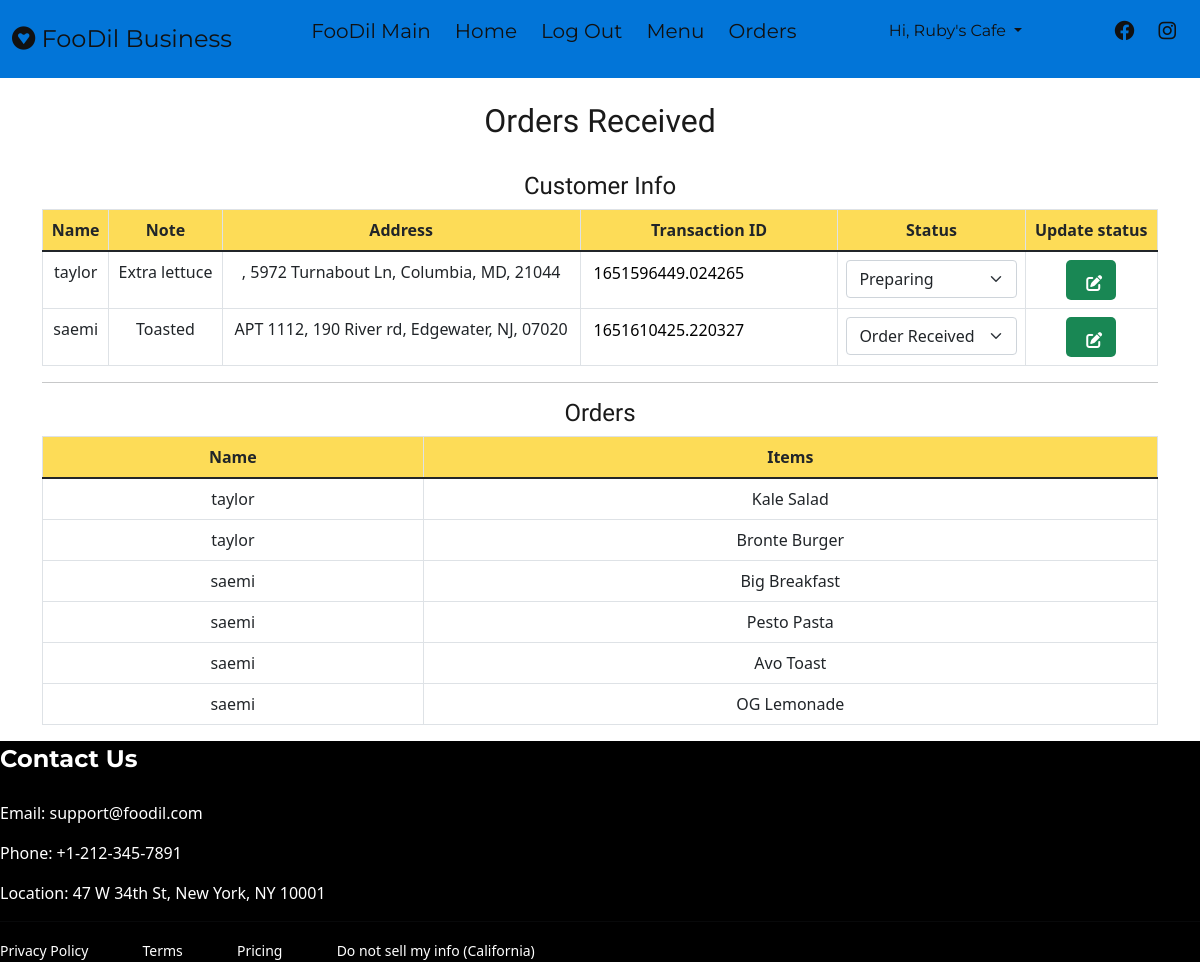
Page /restaurant/orders/ (signed in) on the committed database.
### restaurant/models.py (models this page shows, shortened)
class Restaurant_Account(models.Model):
    user = models.OneToOneField(User, on_delete=models.CASCADE)
    is_customer = models.BooleanField(default=False)
    is_restaurant = models.BooleanField(default=True)
    restaurantID = models.AutoField(primary_key=True)
    name = models.CharField(max_length=200)
    isActive = models.BooleanField(default=True)
    image = models.ImageField(upload_to='images/', blank=True)
    phoneNumberRegex = RegexValidator(regex = r"^(?:(?:\+?1\s*(?:[.-]\s*)?)?(?:\(\s*([2-9]1[02-9]|[2-9][02-8]1|[2-9][02-8][02-9])\s*\)|([2-9]1[02-9]|[2-9][02-8]1|[2-9][02-8][02-9]))\s*(?:[.-]\s*)?)?([2-9]1[02-9]|[2-9][02-9]1|[2-9][02-9]{2})\s*(?:[.-]\s*)?([0-9]{4})(?:\s*(?:#|x\.?|ext\.?|extension)\s*(\d+))?$")
    phone = models.CharField(validators = [phoneNumberRegex], max_length = 12, unique = True)
    website = models.URLField(blank=True)
    country = models.CharField(max_length=50)

class Menu(models.Model):
    restaurantID = models.ForeignKey(Restaurant_Account, on_delete=models.CASCADE, default=None, null=True)
    item = models.CharField(max_length=100)
    itemImage = models.ImageField(upload_to='images/', blank=True)
    price = models.DecimalField(max_digits=6, decimal_places=2)
    category = models.CharField(
        max_length=20,
        choices=CHOICES)
    def __str__(self):
        return self.item

### customer/models.py (models this page shows, shortened)
class DeliveryAddress(models.Model):
    username = models.ForeignKey(Customer_Account, on_delete=models.SET_NULL, null=True)
    order = models.ForeignKey(Order, on_delete=models.SET_NULL, blank=True, null=True)
    address_1 = models.CharField(max_length=200)
    address_2 = models.CharField(max_length=100)
    city = models.CharField(max_length=100)
    state = models.CharField(
        max_length=50,
        choices=[('', 'Choose state'),('AL', 'Alabama'),('AK', 'Alaska'),('AZ', 'Arizona'),('AR', 'Arkansas'),('CA', 'California'),('CO', 'Colorado'),('CT', 'Conneticut'),('DE', 'Delaware'),('DC', 'Dist. of Columbia'),('FL', 'Florida'),('GA', 'Georgia'),('GU', 'Guam'),('HI', 'Hawaii'),('ID', 'Idaho'),('IL', 'Illinois'),('IN', 'Indiana'),('IA', 'Iowa'),('KS', 'Kansas'),('KY', 'Kentucky'),('LA', 'Louisiana'),('ME', 'Maine'),('MD', 'Maryland'),('MA', 'Massachusetts'),('MI', 'Michigan'),('MIN', 'Minnesota'),('MS', 'Mississippi'),('MO', 'Missouri'),('MT', 'Montana'),('NE', 'Nebraska'),('NV', 'Nervada'),('NH', 'New Hampshire'),('NJ', 'New Jersey'),('NM', 'New Mexico'),('NY', 'New York'),('NC', 'North Carolina'),('ND', 'North Dakota'),('OH', 'Ohio'),('OK', 'Oklahoma'),('OR', 'Oregon'),('PA', 'Pennsylvania'),('RI', 'Rhode Island'),('SC', 'South Carolina'),('SD', 'South Dakota'),('TN', 'Tennessee'),('TX', 'Texas'),('UT', 'Utha'),('VT', 'Vermont'),('VA', 'Virginia'),('WA', 'Washington'),('WV', 'West Virginia'),('WI', 'Wisconsin'),('WY', 'Wyoming')])
    zip_code = models.CharField(max_length=20)
    delivery_option = models.CharField(max_length=30, choices=[('Leave at door', 'Leave at door'), ('Hand it to me', 'Hand it to me')], default='Leave at door')
    addedDate = models.DateTimeField(auto_now_add=True)
    note = models.CharField(max_length=255, default=None, null=True, blank=True)
    status = models.CharField(max_length=30, choices=[('current status', 'current status'), ('Order Received', 'Order Received'), ('Preparing', 'Preparing'), ('Picked up', 'Picked up'), ('Delivered', 'Delivered')], default="current status")
    restaurantID = models.CharField(max_length=10, null=True, blank=True, default=0)
    transaction_id = models.CharField(max_length=200, null=True, blank=True)

class Customer_Account(models.Model):
    user = models.OneToOneField(User, on_delete=models.CASCADE, primary_key=True)
    is_customer = models.BooleanField(default=True)
    is_restaurant = models.BooleanField(default=False)
    phoneNumberRegex = RegexValidator(regex = r"^(?:(?:\+?1\s*(?:[.-]\s*)?)?(?:\(\s*([2-9]1[02-9]|[2-9][02-8]1|[2-9][02-8][02-9])\s*\)|([2-9]1[02-9]|[2-9][02-8]1|[2-9][02-8][02-9]))\s*(?:[.-]\s*)?)?([2-9]1[02-9]|[2-9][02-9]1|[2-9][02-9]{2})\s*(?:[.-]\s*)?([0-9]{4})(?:\s*(?:#|x\.?|ext\.?|extension)\s*(\d+))?$")
    phone = models.CharField(validators = [phoneNumberRegex], max_length = 15, unique = True)
    address_1 = models.CharField(max_length=200)
    address_2 = models.CharField(max_length=100)
    city = models.CharField(max_length=100)
    state = models.CharField(
        max_length=50,
        choices=[('', 'Choose state'),('AL', 'Alabama'),('AK', 'Alaska'),('AZ', 'Arizona'),('AR', 'Arkansas'),('CA', 'California'),('CO', 'Colorado'),('CT', 'Conneticut'),('DE', 'Delaware'),('DC', 'Dist. of Columbia'),('FL', 'Florida'),('GA', 'Georgia'),('GU', 'Guam'),('HI', 'Hawaii'),('ID', 'Idaho'),('IL', 'Illinois'),('IN', 'Indiana'),('IA', 'Iowa'),('KS', 'Kansas'),('KY', 'Kentucky'),('LA', 'Louisiana'),('ME', 'Maine'),('MD', 'Maryland'),('MA', 'Massachusetts'),('MI', 'Michigan'),('MIN', 'Minnesota'),('MS', 'Mississippi'),('MO', 'Missouri'),('MT', 'Montana'),('NE', 'Nebraska'),('NV', 'Nervada'),('NH', 'New Hampshire'),('NJ', 'New Jersey'),('NM', 'New Mexico'),('NY', 'New York'),('NC', 'North Carolina'),('ND', 'North Dakota'),('OH', 'Ohio'),('OK', 'Oklahoma'),('OR', 'Oregon'),('PA', 'Pennsylvania'),('RI', 'Rhode Island'),('SC', 'South Carolina'),('SD', 'South Dakota'),('TN', 'Tennessee'),('TX', 'Texas'),('UT', 'Utha'),('VT', 'Vermont'),('VA', 'Virginia'),('WA', 'Washington'),('WV', 'West Virginia'),('WI', 'Wisconsin'),('WY', 'Wyoming')])
    zip_code = models.CharField(max_length=20)
    def __str__(self):
        return self.user.username

class OrderItem(models.Model):
    restaurantID = models.ForeignKey(Restaurant_Account, on_delete=models.SET_NULL, null=True)
    item = models.ForeignKey(Menu, on_delete=models.SET_NULL, blank=True, null=True)
    order = models.ForeignKey(Order, on_delete=models.SET_NULL, blank=True, null=True)
    quantity = models.IntegerField(default=0, null=True, blank=True)
    addedDate = models.DateTimeField(auto_now_add=True)
    isPaid = models.BooleanField(default=False, null=True, blank=True)
    transaction_id = models.CharField(max_length=200, null=True, blank=True)

class Order(models.Model):
    username = models.ForeignKey(Customer_Account, on_delete=models.SET_NULL, null=True)
    restaurantID = models.ForeignKey(Restaurant_Account, on_delete=models.SET_NULL, null=True)
    orderedDate = models.DateTimeField(auto_now_add=True)
    complete = models.BooleanField(default=False, null=True, blank=True)
    transaction_id = models.CharField(max_length=200, null=True)
    def __str__(self):
        return self.username.user.username

### restaurant/decorators.py (the view)
        def wrapper_func(request, *args, **kwargs):
            group = None
            if request.user.groups.exists():
                group = request.user.groups.all()[0].name
            if group in allowed_roles:
                return view_func(request, *args, **kwargs)
            else:
                return HttpResponse('You are not authorized to view this page. You need to login with a business account. To sign up or login, please logout first.')

### restaurant/views.py (called while the page is built)
@login_required(login_url='r_login')
@allowed_users(allowed_roles=['admin', 'restaurant'])
def Orders(request):
    rid = request.user.restaurant_account.restaurantID
    info = DeliveryAddress.objects.filter(restaurantID=rid)
    orders = OrderItem.objects.filter(restaurantID=rid)
    items = OrderItem.objects.values('transaction_id').annotate(
        customer=F('order__username'),
        tid=F('transaction_id'),
        ordered=F('item')
    ).values('customer','tid', 'ordered')
    x = [item for item in items ]
    context = {'info': info, 'orders': orders, 'items': items}
    return render(request, 'restaurant/orders.html', context)

### templates/restaurant/orders.html (shortened to what this page needs)
{% extends 'restaurant/base.html' %}
{% load crispy_forms_tags %}
{% block content %}
<div class="container">
    <br>
    <center>
        <h2>Orders Received</h2>
    </center>
    <br>
    <h4 class="text-center">Customer Info</h4>
    <table class="table table-bordered text-center">
        <thead style="background-color: #fddc57;">
            <tr>
                <th scope="col">Name</th>
                <th scope="col">Note</th>
                <th scope="col">Address</th>
                <th scope="col">Transaction ID</th>
                <th scope="col">Status</th>
                <th scope="col">Update status</th>
            </tr>
        </thead>
        <tbody>
            {% for x in info %}
            <tr>
                <td>{{x.username}}</td>
                <td>{{x.note}}</td>
                <td>{{x.address_2}}, {{x.address_1}}, {{x.city}}, {{x.state}}, {{x.zip_code}}</td>
                <form id="form">
                <td><input style="border: none;" type="text" name='transaction_id' readonly value="{{x.transaction_id}}"></td>
                <td>
                    <select name="status" id="stuats" class="form-select form-select-md"
                        aria-label=".form-select-sm example">
                        <option value="{{x.status}}">{{x.status}}</option>
                    </select>
                </td>
                <td><button class="myBtn btn-success update-btn" id="submitBtn"><i
                            class="fa-solid fa-pen-to-square"></i></button>
                </td>
                </form>
            </tr>
            {% endfor %}
        </tbody>
    </table>
    <hr>
    <h4 class="text-center">Orders</h4>
    <table class="table table-bordered text-center">
        <thead style="background-color: #fddc57;">
            <tr>
                <th scope="col">Name</th>
                <th scope="col">Items</th>
            </tr>
        </thead>
        <tbody>
            {% for order in orders %}
            <tr>
                <td>{{order.order}}</td>
                <td>{{order.item}}</td>
            </tr>
            {% endfor %}
        </tbody>
    </table>
</div>
{% endblock %}

### templates/restaurant/base.html (shortened to what this page needs)
{% load static %}
<!DOCTYPE html>
<html lang="en">
<head>
    <link rel="stylesheet" href="{% static 'restaurant/css/style.css' %}?after">
    <link href="https://cdn.jsdelivr.net/npm/bootstrap@5.1.3/dist/css/bootstrap.min.css" rel="stylesheet"
>
    <link rel="stylesheet" href="https://cdnjs.cloudflare.com/ajax/libs/font-awesome/6.0.0/css/all.min.css"
 />
</head>
<body>
    <div class="culmn">
        <nav class="main_navbar">
            <div class="navbar__logo">
                <i class="fa-brands fa-gratipay"></i>
                FooDil Business
            </div>
            <ul class="navbar__menu">
                <li><a href="{% url 'main' %}">FooDil Main</a></li>
                {% if user.is_authenticated %}
                <li><a href="{% url 'r_index' %}">Home</a></li>
                <li><a href="{% url 'r_logout' %}">Log Out</a></li>
                {% else %}
                <li><a href="{% url 'r_login' %}">Login</a></li>
                {% endif %}
                <li><a href="{% url 'menu'  %}">Menu</a></li>
                <li><a href="{% url 'orders'  %}">Orders</a></li>
            </ul>
            {% if user.is_authenticated %}
            <ul class="navbar__hello">
                <li id="hello-msg">
                    <div class="dropdown show">
                        <a class="btn myDropdown dropdown-toggle" href="#" role="button" id="dropdownMenuLink"
                            data-toggle="dropdown" aria-haspopup="true" aria-expanded="false"
                            style="box-shadow:none; outline:none;">
                            Hi, {{ user.restaurant_account.name }}
                        </a>
                    </div>
                </li>
            </ul>
            {% endif %}
            <ul class="navbar__links">
                <li><a href="http://facebook.com"><i class="fa-brands fa-facebook"></i></a></li>
                <li><a href="http://instagram.com"><i class="fa-brands fa-instagram"></i></a></li>
            </ul>
        </nav>
        {% block content %}
        {% endblock %}
    </div>
    {% include 'restaurant/footer.html' %}
</body>
</html>

### restaurant/static/restaurant/css/style.css (style rules this page uses)
html, body { font-size: 16px; color: #797979; width: 100%; padding: 0; margin-left: 0; margin-right: 0; font-weight: 400; width: 100%; font-family: 'Raleway', sans-serif; }
h1, h2, h3, h4, h5, h6 { margin: 0; font-family: 'Raleway', sans-serif; color: #1a1a1a; margin-bottom: 10px; }
h2 { font-size: 2.5rem; line-height: 3rem; }
h4 { font-size: 1.6rem; line-height: 2.2rem; }
.culmn { width: 100%; overflow: hidden; ; }
.main_navbar { display: flex; justify-content: space-between; align-items: center; background-color: #0275d8; padding: 8px 12px; font-family: 'Montserrat', sans-serif; }
.main_navbar a { text-decoration: none; color: #111; }
.navbar__logo { font-size: 24px; color: #111; }
.navbar__menu { font-size: 20px; display: flex; list-style: none; padding-left: 0; }
.navbar__hello { font-size: 20px; display: flex; list-style: none; padding-left: 0; }
.navbar__links { font-size: 20px; list-style: none; color: #111; display: flex; padding-left: 0; }
.navbar__links li { padding: 8px 12px; }
.navbar__menu li { padding: 8px 12px; }
.myBtn, .myDropdown { padding: 12px 20px; border-radius: 5px; border-style: none; font-family: 'Montserrat', sans-serif; background-color: #0275d8; font-weight: bold; }

### templates/restaurant/orders.html (style rules this page uses)
#submitBtn { height: 40px; width: 50px; }

### rows in the picture
DeliveryAddress: username "taylor", note "Extra lettuce", address_1 "5972 Turnabout Ln", city "Columbia", state "MD", zip_code "21044", transaction_id "1651596449.024265", status "Preparing"
DeliveryAddress: username "saemi", note "Toasted", address_2 "APT 1112", address_1 "190 River rd", city "Edgewater", state "NJ", zip_code "07020", transaction_id "1651610425.220327", status "Order Received"
OrderItem: order "taylor", item "Kale Salad"
OrderItem: order "taylor", item "Bronte Burger"
OrderItem: order "saemi", item "Big Breakfast"
OrderItem: order "saemi", item "Pesto Pasta"
OrderItem: order "saemi", item "Avo Toast"
OrderItem: order "saemi", item "OG Lemonade"

### other values in the picture
{{ user.restaurant_account.name }} "Ruby's Cafe"
